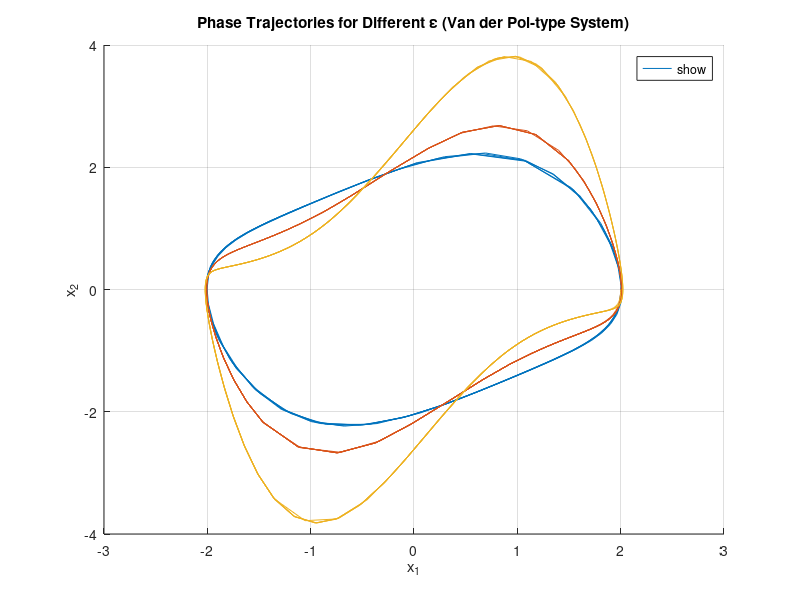

Recreate this plot in MATLAB.
fprintf('\n--- 17.9: Radioactive Decay System ---\n');
epsilonValues = [0.5, 1, 2];   % different epsilon values to compare stability

figure; hold on;
for epsilonVal = epsilonValues
    vanDerPolOde = @(t, state) [state(2);
                                epsilonVal*(1 - state(1)^2)*state(2) - state(1)];
    timeSpan = [0 30];
    initialState = [2; 0];
    [timePoints, stateHistory] = ode45(vanDerPolOde, timeSpan, initialState);
    plot(stateHistory(:,1), stateHistory(:,2), 'DisplayName', ['\epsilon = ', num2str(epsilonVal)]);
end
xlabel('x_1'); ylabel('x_2');
title('Phase Trajectories for Different \epsilon (Van der Pol-type System)');
legend('show', 'Location', 'best'); grid on; hold off;
